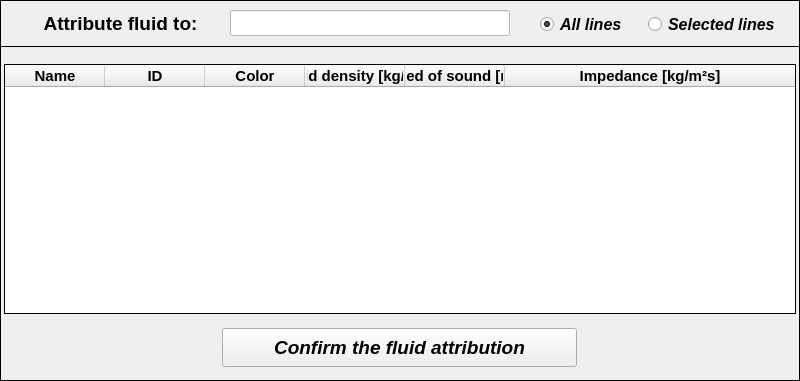
  <widget class="QFrame" name="frame_2">
   <property name="geometry">
    <rect>
     <x>0</x>
     <y>396</y>
     <width>800</width>
     <height>381</height>
    </rect>
   </property>
   <property name="minimumSize">
    <size>
     <width>800</width>
     <height>381</height>
    </size>
   </property>
   <property name="maximumSize">
    <size>
     <width>800</width>
     <height>381</height>
    </size>
   </property>
   <property name="frameShape">
    <enum>QFrame::Box</enum>
   </property>
   <property name="frameShadow">
    <enum>QFrame::Plain</enum>
   </property>
   <property name="lineWidth">
    <number>1</number>
   </property>
   <widget class="QTreeWidget" name="treeWidget_fluids">
    <property name="enabled">
     <bool>true</bool>
    </property>
    <property name="geometry">
     <rect>
      <x>4</x>
      <y>64</y>
      <width>792</width>
      <height>250</height>
     </rect>
    </property>
    <property name="minimumSize">
     <size>
      <width>792</width>
      <height>250</height>
     </size>
    </property>
    <property name="maximumSize">
     <size>
      <width>792</width>
      <height>250</height>
     </size>
    </property>
    <property name="font">
     <font>
      <family>Arial</family>
      <pointsize>11</pointsize>
      <weight>75</weight>
      <bold>true</bold>
     </font>
    </property>
    <property name="frameShape">
     <enum>QFrame::Panel</enum>
    </property>
    <property name="frameShadow">
     <enum>QFrame::Plain</enum>
    </property>
    <property name="lineWidth">
     <number>1</number>
    </property>
    <property name="midLineWidth">
     <number>0</number>
    </property>
    <property name="tabKeyNavigation">
     <bool>true</bool>
    </property>
    <property name="alternatingRowColors">
     <bool>true</bool>
    </property>
    <property name="indentation">
     <number>0</number>
    </property>
    <property name="itemsExpandable">
     <bool>true</bool>
    </property>
    <attribute name="headerVisible">
     <bool>true</bool>
    </attribute>
    <attribute name="headerCascadingSectionResizes">
     <bool>false</bool>
    </attribute>
    <attribute name="headerHighlightSections">
     <bool>false</bool>
    </attribute>
    <attribute name="headerShowSortIndicator" stdset="0">
     <bool>false</bool>
    </attribute>
    <column>
     <property name="text">
      <string>Name</string>
     </property>
     <property name="font">
      <font>
       <family>Arial</family>
       <pointsize>11</pointsize>
       <weight>75</weight>
       <bold>true</bold>
      </font>
     </property>
     <property name="textAlignment">
      <set>AlignCenter</set>
     </property>
     <property name="background">
      <color>
       <red>255</red>
       <green>255</green>
       <blue>255</blue>
      </color>
     </property>
     <property name="foreground">
      <brush brushstyle="SolidPattern">
       <color alpha="255">
        <red>0</red>
        <green>0</green>
        <blue>0</blue>
       </color>
      </brush>
     </property>
    </column>
    <column>
     <property name="text">
      <string>ID</string>
     </property>
     <property name="font">
      <font>
       <family>Arial</family>
       <pointsize>11</pointsize>
       <weight>75</weight>
       <bold>true</bold>
      </font>
     </property>
     <property name="textAlignment">
      <set>AlignCenter</set>
     </property>
     <property name="foreground">
      <brush brushstyle="SolidPattern">
       <color alpha="255">
        <red>0</red>
        <green>0</green>
        <blue>0</blue>
       </color>
      </brush>
     </property>
    </column>
    <column>
     <property name="text">
      <string>Color</string>
     </property>
     <property name="font">
      <font>
       <family>Arial</family>
       <pointsize>11</pointsize>
       <weight>75</weight>
       <bold>true</bold>
      </font>
     </property>
     <property name="textAlignment">
      <set>AlignCenter</set>
     </property>
     <property name="foreground">
      <brush brushstyle="SolidPattern">
       <color alpha="255">
        <red>0</red>
        <green>0</green>
        <blue>0</blue>
       </color>
      </brush>
     </property>
    </column>
    <column>
     <property name="text">
      <string>Fluid density [kg/m³]</string>
     </property>
     <property name="font">
      <font>
       <family>Arial</family>
       <pointsize>11</pointsize>
       <weight>75</weight>
       <bold>true</bold>
      </font>
     </property>
     <property name="textAlignment">
      <set>AlignCenter</set>
     </property>
     <property name="foreground">
      <brush brushstyle="SolidPattern">
       <color alpha="255">
        <red>0</red>
        <green>0</green>
        <blue>0</blue>
       </color>
      </brush>
     </property>
    </column>
    <column>
     <property name="text">
      <string>Speed of sound [m/s]</string>
     </property>
     <property name="font">
      <font>
       <family>Arial</family>
       <pointsize>11</pointsize>
       <weight>75</weight>
       <bold>true</bold>
      </font>
     </property>
     <property name="textAlignment">
      <set>AlignCenter</set>
     </property>
     <property name="foreground">
      <brush brushstyle="SolidPattern">
       <color alpha="255">
        <red>0</red>
        <green>0</green>
        <blue>0</blue>
       </color>
      </brush>
     </property>
    </column>
    <column>
     <property name="text">
      <string>Impedance [kg/m²s]</string>
     </property>
     <property name="font">
      <font>
       <family>Arial</family>
       <pointsize>11</pointsize>
       <weight>75</weight>
       <bold>true</bold>
      </font>
     </property>
     <property name="textAlignment">
      <set>AlignCenter</set>
     </property>
     <property name="foreground">
      <brush brushstyle="SolidPattern">
       <color alpha="255">
        <red>0</red>
        <green>0</green>
        <blue>0</blue>
       </color>
      </brush>
     </property>
    </column>
   </widget>
   <widget class="QPushButton" name="pushButton_confirm">
    <property name="geometry">
     <rect>
      <x>222</x>
      <y>328</y>
      <width>355</width>
      <height>39</height>
     </rect>
    </property>
    <property name="font">
     <font>
      <family>Arial</family>
      <pointsize>14</pointsize>
      <weight>75</weight>
      <italic>true</italic>
      <bold>true</bold>
     </font>
    </property>
    <property name="autoFillBackground">
     <bool>false</bool>
    </property>
    <property name="styleSheet">
     <string notr="true">color: rgb(0, 0, 0);
selection-background-color: rgb(62, 255, 62);</string>
    </property>
    <property name="text">
     <string>Confirm the fluid attribution</string>
    </property>
    <property name="shortcut">
     <string>Shift+C</string>
    </property>
    <property name="default">
     <bool>false</bool>
    </property>
   </widget>
   <widget class="QFrame" name="frame">
    <property name="geometry">
     <rect>
      <x>0</x>
      <y>0</y>
      <width>800</width>
      <height>47</height>
     </rect>
    </property>
    <property name="minimumSize">
     <size>
      <width>800</width>
      <height>0</height>
     </size>
    </property>
    <property name="maximumSize">
     <size>
      <width>800</width>
      <height>16777215</height>
     </size>
    </property>
    <property name="frameShape">
     <enum>QFrame::Box</enum>
    </property>
    <property name="frameShadow">
     <enum>QFrame::Plain</enum>
    </property>
    <property name="lineWidth">
     <number>1</number>
    </property>
    <widget class="QRadioButton" name="radioButton_selected_lines">
     <property name="geometry">
      <rect>
       <x>648</x>
       <y>12</y>
       <width>135</width>
       <height>25</height>
      </rect>
     </property>
     <property name="minimumSize">
      <size>
       <width>135</width>
       <height>25</height>
      </size>
     </property>
     <property name="maximumSize">
      <size>
       <width>135</width>
       <height>25</height>
      </size>
     </property>
     <property name="font">
      <font>
       <family>Arial</family>
       <pointsize>12</pointsize>
       <weight>75</weight>
       <italic>true</italic>
       <bold>true</bold>
       <stylestrategy>PreferAntialias</stylestrategy>
      </font>
     </property>
     <property name="text">
      <string>Selected lines</string>
     </property>
     <property name="checked">
      <bool>false</bool>
     </property>
    </widget>
    <widget class="QRadioButton" name="radioButton_all">
     <property name="geometry">
      <rect>
       <x>540</x>
       <y>12</y>
       <width>95</width>
       <height>25</height>
      </rect>
     </property>
     <property name="font">
      <font>
       <family>Arial</family>
       <pointsize>12</pointsize>
       <weight>75</weight>
       <italic>true</italic>
       <bold>true</bold>
       <stylestrategy>PreferAntialias</stylestrategy>
      </font>
     </property>
     <property name="text">
      <string>All lines</string>
     </property>
     <property name="checked">
      <bool>true</bool>
     </property>
    </widget>
    <widget class="QLabel" name="label">
     <property name="geometry">
      <rect>
       <x>22</x>
       <y>10</y>
       <width>197</width>
       <height>28</height>
      </rect>
     </property>
     <property name="font">
      <font>
       <family>Arial</family>
       <pointsize>14</pointsize>
       <weight>75</weight>
       <bold>true</bold>
      </font>
     </property>
     <property name="text">
      <string>&lt;html&gt;&lt;head/&gt;&lt;body&gt;&lt;p align=&quot;center&quot;&gt;Attribute fluid to:&lt;/p&gt;&lt;/body&gt;&lt;/html&gt;</string>
     </property>
     <property name="textFormat">
      <enum>Qt::AutoText</enum>
     </property>
     <property name="alignment">
      <set>Qt::AlignCenter</set>
     </property>
    </widget>
    <widget class="QLineEdit" name="lineEdit_selected_ID">
     <property name="enabled">
      <bool>false</bool>
     </property>
     <property name="geometry">
      <rect>
       <x>230</x>
       <y>10</y>
       <width>280</width>
       <height>26</height>
      </rect>
     </property>
     <property name="minimumSize">
      <size>
       <width>280</width>
       <height>26</height>
      </size>
     </property>
     <property name="maximumSize">
      <size>
       <width>280</width>
       <height>26</height>
      </size>
     </property>
     <property name="font">
      <font>
       <family>Arial</family>
       <pointsize>11</pointsize>
       <weight>75</weight>
       <italic>true</italic>
       <bold>true</bold>
      </font>
     </property>
     <property name="focusPolicy">
      <enum>Qt::ClickFocus</enum>
     </property>
     <property name="styleSheet">
      <string notr="true">background-color: rgb(255, 255, 255);
color: rgb(0, 0, 255);</string>
     </property>
     <property name="text">
      <string/>
     </property>
     <property name="alignment">
      <set>Qt::AlignCenter</set>
     </property>
    </widget>
   </widget>
  </widget>
